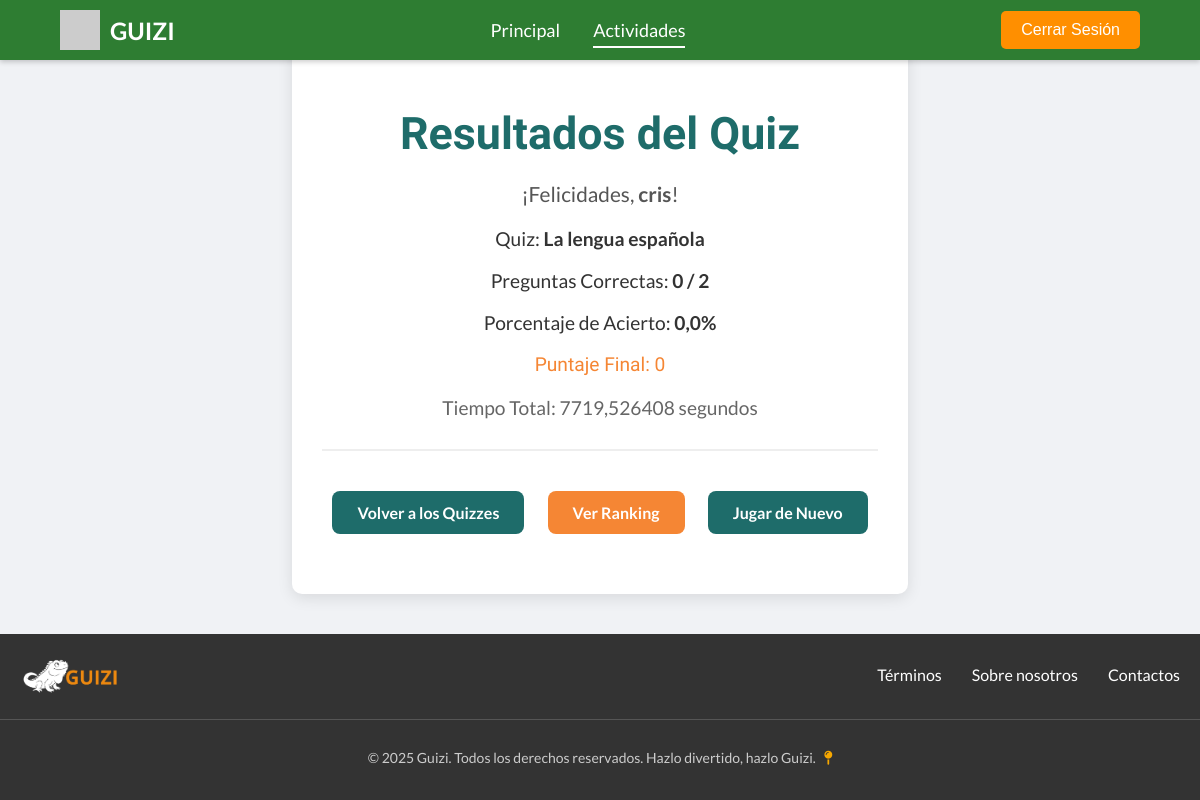
Page /quizzes/resultados/1/ on the committed database.
### guiziapp/models.py (models this page shows, shortened)
class IntentoQuiz(models.Model):
    usuario = models.ForeignKey(User, on_delete=models.SET_NULL, null=True, blank=True, related_name='intentos')
    nombre_anonimo = models.CharField(max_length=100, blank=True, null=True)
    quiz = models.ForeignKey(Quiz, on_delete=models.CASCADE, related_name='intentos')
    puntaje = models.IntegerField(default=0)
    tiempo_transcurrido_segundos = models.IntegerField(default=0)
    fecha_inicio = models.DateTimeField(auto_now_add=True)
    fecha_finalizacion = models.DateTimeField(blank=True, null=True)
    completado = models.BooleanField(default=False)
    class Meta:
        ordering = ['-puntaje', 'tiempo_transcurrido_segundos']
        verbose_name_plural = "Intentos de Quizzes"
    def get_player_name(self):
        return self.usuario.username if self.usuario else self.nombre_anonimo

class Quiz(models.Model):
    titulo = models.CharField(max_length=200)
    categoria = models.ForeignKey(Categoria, on_delete=models.CASCADE, related_name='quizzes')
    creador = models.ForeignKey(User, on_delete=models.SET_NULL, null=True, blank=True, related_name='quizzes_creados')
    fecha_creacion = models.DateTimeField(auto_now_add=True)
    descripcion = models.TextField(blank=True, null=True)

### guiziapp/views.py (the view)
# urls.py: path('quizzes/resultados/<int:intento_quiz_id>/', views.resultados_quiz_view, name='resultados_quiz'),
def resultados_quiz_view(request, intento_quiz_id):
    intento_quiz = get_object_or_404(IntentoQuiz, id=intento_quiz_id)
    if not intento_quiz.completado:
        intento_quiz.completado = True
        intento_quiz.fecha_finalizacion = timezone.now()
        intento_quiz.tiempo_transcurrido_segundos = (intento_quiz.fecha_finalizacion - intento_quiz.fecha_inicio).total_seconds()
        intento_quiz.save() # ¡Guardar los cambios!
    respuestas_correctas = intento_quiz.respuestas_individuales.filter(es_correcta=True).count()
    total_preguntas = intento_quiz.quiz.preguntas.count()
    porcentaje_acierto = (respuestas_correctas / total_preguntas * 100) if total_preguntas > 0 else 0
    context = {
        'intento': intento_quiz,
        'respuestas_correctas': respuestas_correctas,
        'total_preguntas': total_preguntas,
        'porcentaje_acierto': round(porcentaje_acierto, 2),
    }
    if 'intento_quiz_id' in request.session:
        del request.session['intento_quiz_id']
    if 'pregunta_actual_index' in request.session:
        del request.session['pregunta_actual_index']
    if 'quiz_id_to_start' in request.session:
        del request.session['quiz_id_to_start']
    return render(request, 'resultados_quiz.html', context)

### guiziapp/templates/resultados_quiz.html (shortened to what this page needs)
{% load static %}
{% include 'partials/header_actividades.html' %}
<!DOCTYPE html>
<html lang="es">
<head>
</head>
<body>
    <div class="container">
        <h2>Resultados del Quiz</h2>
        <p style="font-size: 1.3em; color: #555;">¡Felicidades, <span style="font-weight: bold;">{{ intento.get_player_name }}</span>!</p>
        <div class="results-summary">
            <p>Quiz: <span style="font-weight: bold;">{{ intento.quiz.titulo }}</span></p>
            <p>Preguntas Correctas: <span style="font-weight: bold;">{{ respuestas_correctas }} / {{ total_preguntas }}</span></p>
            <p>Porcentaje de Acierto: <span style="font-weight: bold;">{{ porcentaje_acierto }}%</span></p>
            <p class="score">Puntaje Final: {{ intento.puntaje }}</p>
            <p class="time-taken">Tiempo Total: {{ intento.tiempo_transcurrido_segundos }} segundos</p>
        </div>
        <div class="action-buttons">
            <a href="{% url 'guiziapp:lista_quizzes' %}">Volver a los Quizzes</a>
            <a href="{% url 'guiziapp:ranking' %}" class="ranking-button">Ver Ranking</a>
            <a href="{% url 'guiziapp:iniciar_quiz' intento.quiz.id %}">Jugar de Nuevo</a>
        </div>
    </div>
    {% include 'partials/footer.html' %}
</body>
</html>

### guiziapp/templates/resultados_quiz.html (style rules this page uses)
body { background-color: #f0f2f5; font-family: 'Lato', sans-serif; color: #333; display: flex; flex-direction: column; min-height: 100vh; margin: 0; padding: 0; }
.container { max-width: 800px; margin: 40px auto; padding: 30px; background-color: #fff; border-radius: 10px; box-shadow: 0 4px 15px rgba(0, 0, 0, 0.1); text-align: center; flex-grow: 1; }
h2 { font-family: 'Jersey 15', sans-serif; color: #1E6C6A; margin-bottom: 20px; font-size: 2.8em; }
.results-summary { margin-bottom: 30px; border-bottom: 2px solid #eee; padding-bottom: 20px; }
.results-summary p { font-size: 1.2em; margin-bottom: 10px; }
.score { font-family: 'Jersey 15', sans-serif; font-size: 4em; color: #f58634; margin-bottom: 10px; }
.time-taken { font-size: 1em; color: #666; }
.action-buttons { margin-top: 30px; }
.action-buttons a { display: inline-block; background-color: #1E6C6A; color: white; padding: 12px 25px; border-radius: 8px; text-decoration: none; font-weight: bold; margin: 10px; transition: background-color 0.3s ease; }
.action-buttons .ranking-button { background-color: #f58634; }

### rows in the picture
IntentoQuiz: get_player_name "cris", quiz.titulo "La lengua española", puntaje "0", tiempo_transcurrido_segundos "7719,526408"

### other values in the picture
{{ respuestas_correctas }} "0"
{{ total_preguntas }} "2"
{{ porcentaje_acierto }} "0,0"
